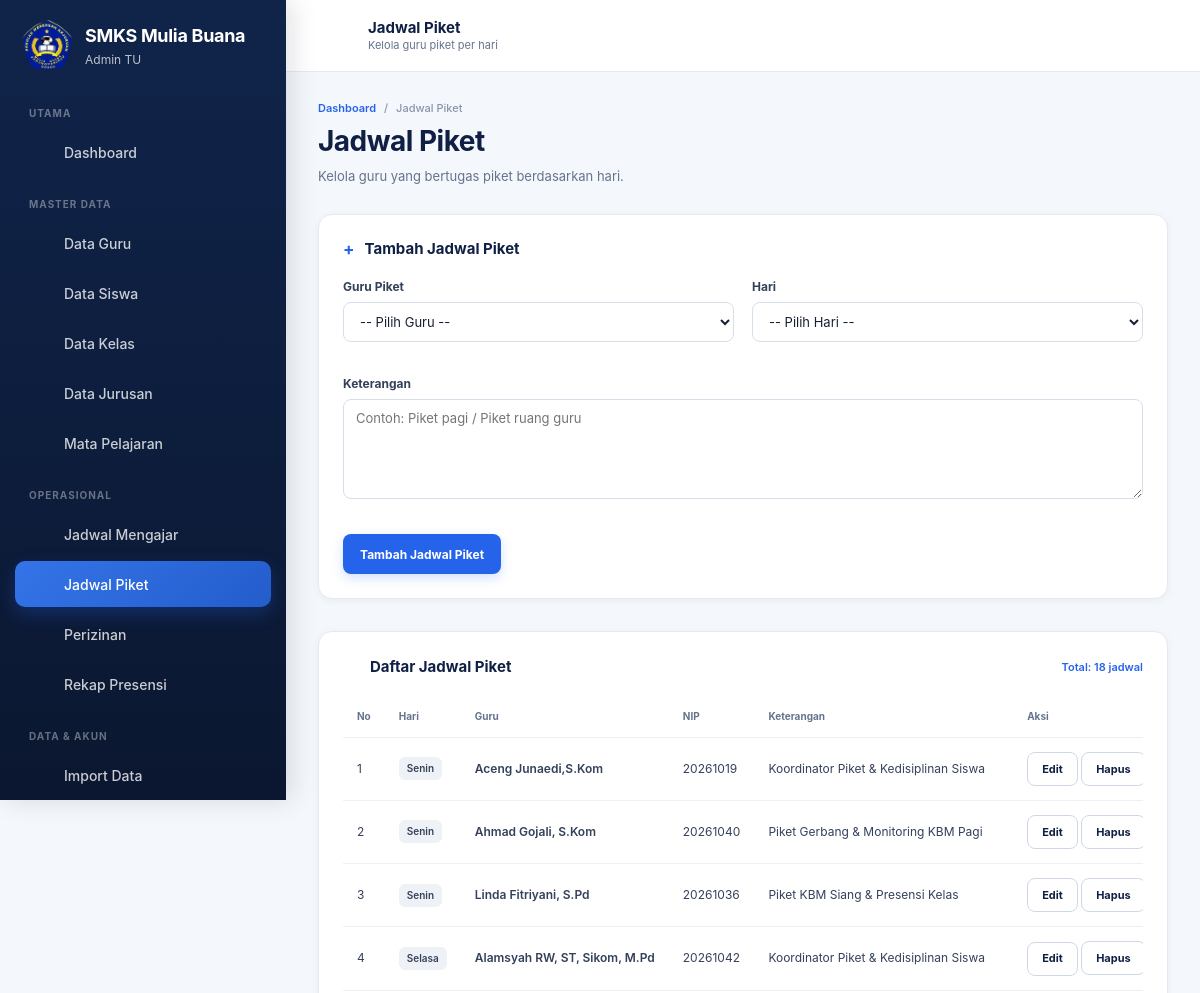
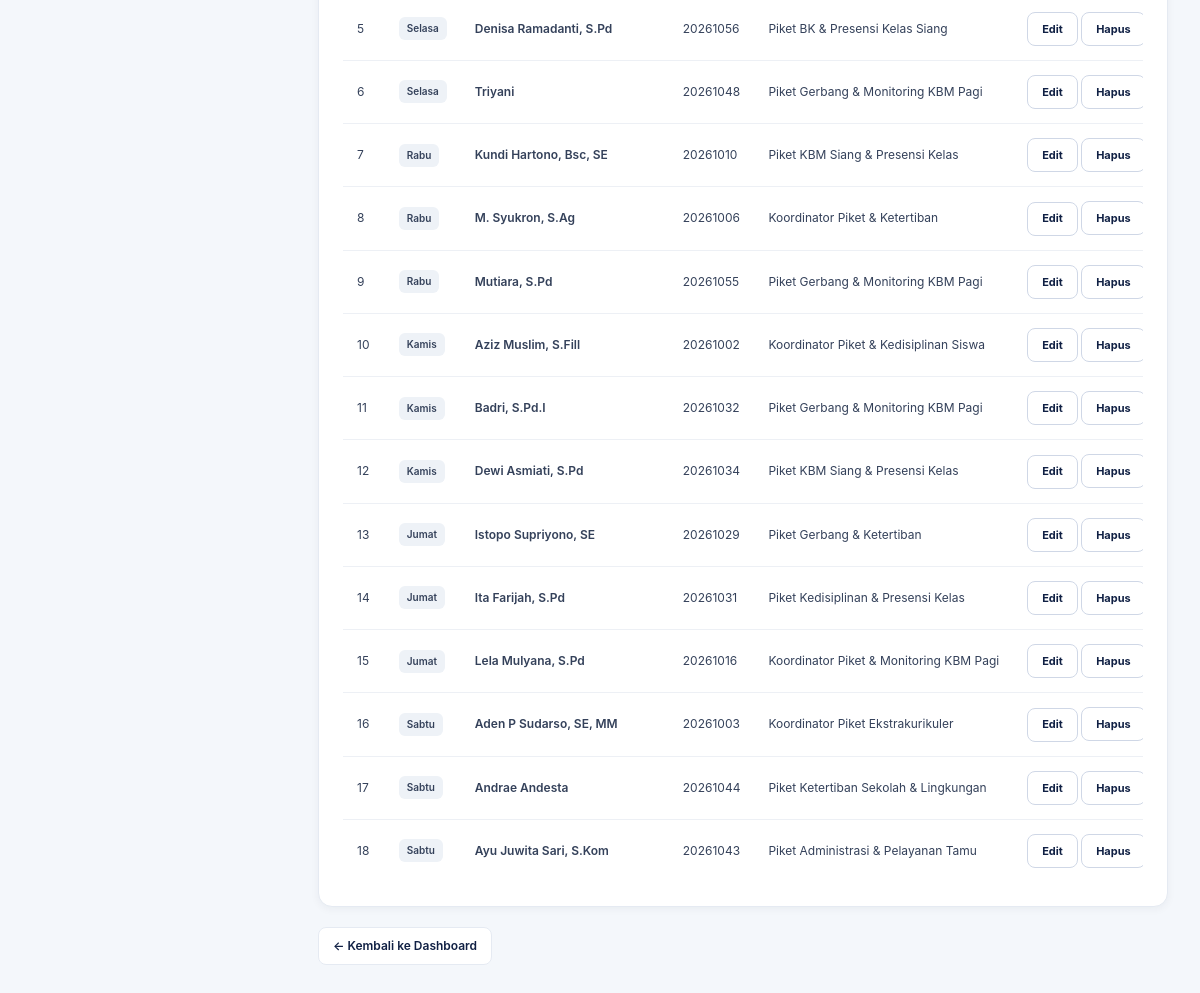
The page /admintu/jadwal-piket.php (signed in) on the database its author committed (2 pictures, top to bottom).
### tables this page shows
CREATE TABLE `jadwal_piket` (
  `id` int(10) unsigned NOT NULL AUTO_INCREMENT,
  `guru_id` int(10) unsigned NOT NULL,
  `hari` enum('Senin','Selasa','Rabu','Kamis','Jumat','Sabtu') NOT NULL,
  `keterangan` varchar(255) DEFAULT NULL,
  `created_at` timestamp NOT NULL DEFAULT current_timestamp(),
  PRIMARY KEY (`id`),
  KEY `fk_piket_guru` (`guru_id`),
  CONSTRAINT `fk_piket_guru` FOREIGN KEY (`guru_id`) REFERENCES `guru` (`id`) ON UPDATE CASCADE
);

CREATE TABLE `guru` (
  `id` int(10) unsigned NOT NULL AUTO_INCREMENT,
  `user_id` int(10) unsigned NOT NULL,
  `nip` varchar(30) NOT NULL,
  `nama_lengkap` varchar(100) NOT NULL,
  `mapel_utama_id` int(10) unsigned DEFAULT NULL,
  `status` enum('aktif','nonaktif') NOT NULL DEFAULT 'aktif',
  `created_at` timestamp NOT NULL DEFAULT current_timestamp(),
  `updated_at` timestamp NOT NULL DEFAULT current_timestamp() ON UPDATE current_timestamp(),
  PRIMARY KEY (`id`),
  UNIQUE KEY `user_id` (`user_id`),
  UNIQUE KEY `nip` (`nip`),
  KEY `fk_guru_mapel` (`mapel_utama_id`),
  CONSTRAINT `fk_guru_mapel` FOREIGN KEY (`mapel_utama_id`) REFERENCES `mapel` (`id`) ON DELETE SET NULL ON UPDATE CASCADE,
  CONSTRAINT `fk_guru_user` FOREIGN KEY (`user_id`) REFERENCES `users` (`id`) ON UPDATE CASCADE
);

### admintu/jadwal-piket.php (the view, shortened to what this page needs)
<?php
require_once '../config/database.php';
require_once '../config/helpers.php';
$stmt = $pdo->query("
    SELECT
        jp.id,
        jp.guru_id,
        jp.hari,
        jp.keterangan,
        g.nama_lengkap,
        g.nip
    FROM jadwal_piket jp
    INNER JOIN guru g
        ON g.id = jp.guru_id
    ORDER BY
        FIELD(
            jp.hari,
            'Senin',
            'Selasa',
            'Rabu',
            'Kamis',
            'Jumat',
            'Sabtu'
        ),
        g.nama_lengkap ASC
");
$piketList = $stmt->fetchAll();
$editData = null;
$activeMenu   = 'jadwal-piket';
$pageTitle    = 'Jadwal Piket';
$pageSubtitle = 'Kelola guru piket per hari';
?>
<!DOCTYPE html>
<html lang="id">
<head>
    <link
        rel="stylesheet"
        href="../assets/css/style.css"
    >
</head>
<body>
<div class="app-shell">
    <?php include __DIR__ . '/partials/sidebar.php'; ?>
    <div class="app-main">
        <?php include __DIR__ . '/partials/topbar.php'; ?>
        <main class="dashboard-content">
            <div class="dashboard-container">
                <div class="page-header">
                    <div class="breadcrumb">
                        <a href="dashboard.php">
                            Dashboard
                        </a>
                        <span>/</span>
                        <span>
                            Jadwal Piket
                        </span>
                    </div>
                    <h1 class="page-title">
                        Jadwal Piket
                    </h1>
                    <p class="page-description">
                        Kelola guru yang bertugas piket berdasarkan hari.
                    </p>
                </div>
                <div class="dashboard-card">
                    <div class="dashboard-card-header">
                        <h2 class="dashboard-card-title">
                            <span class="dashboard-card-title-icon">
                                <?= $editData ? appIcon('edit', '', 16) : '+' ?>
                            </span>
                            <?= $editData
                                ? 'Edit Jadwal Piket'
                                : 'Tambah Jadwal Piket'
                            ?>
                        </h2>
                    </div>
                    <div class="dashboard-card-body">
                        <form
                            method="POST"
                            action="../proses/jadwal-piket.php"
                        >
                            <div class="form-grid">
                                <div class="form-group">
                                    <label
                                        for="guru_id"
                                        class="form-label"
                                    >
                                        Guru Piket
                                    </label>
                                    <select
                                        name="guru_id"
                                        id="guru_id"
                                        required
                                    >
                                        <option value="">
                                            -- Pilih Guru --
                                        </option>
                                    </select>
                                </div>
                                <div class="form-group">
                                    <label
                                        for="hari"
                                        class="form-label"
                                    >
                                        Hari
                                    </label>
                                    <select
                                        name="hari"
                                        id="hari"
                                        required
                                    >
                                        <option value="">
                                            -- Pilih Hari --
                                        </option>
                                    </select>
                                </div>
                                <div class="form-group full">
                                    <label
                                        for="keterangan"
                                        class="form-label"
                                    >
                                        Keterangan
                                    </label>
                                    <textarea
                                        name="keterangan"
                                        id="keterangan"
                                        maxlength="255"
                                        placeholder="Contoh: Piket pagi / Piket ruang guru"
                                    ><?= $editData
                                    ?></textarea>
                                </div>
                            </div>
                            <div class="form-actions">
                                <button
                                    type="submit"
                                    class="btn btn-primary"
                                >
                                    <?= $editData
                                        ? 'Simpan Perubahan'
                                        : 'Tambah Jadwal Piket'
                                    ?>
                                </button>
                            </div>
                        </form>
                    </div>
                </div>
                <div class="dashboard-card">
                    <div class="dashboard-card-header">
                        <h2 class="dashboard-card-title">
                            <span class="dashboard-card-title-icon">
                                <?= appIcon("piket", "", 18) ?>
                            </span>
                            Daftar Jadwal Piket
                        </h2>
                        <div
                            class="dashboard-card-link"
                            style="cursor: default;"
                        >
                            Total: <?= count($piketList) ?> jadwal
                        </div>
                    </div>
                    <div class="dashboard-card-body">
                        <div class="schedule-table-wrap">
                            <table class="schedule-table">
                                <thead>
                                    <tr>
                                        <th>No</th>
                                        <th>Hari</th>
                                        <th>Guru</th>
                                        <th>NIP</th>
                                        <th>Keterangan</th>
                                        <th>Aksi</th>
                                    </tr>
                                </thead>
                                <tbody>
                                <?php if (!$piketList): ?>
                                    <tr>
                                        <td
                                            colspan="6"
                                            style="text-align:center; padding: 30px; color: var(--text-500);"
                                        >
                                            Belum ada jadwal piket.
                                        </td>
                                    </tr>
                                <?php else: ?>
                                    <?php foreach ($piketList as $index => $piket): ?>
                                        <tr>
                                            <td>
                                                <?= $index + 1 ?>
                                            </td>
                                            <td>
                                                <span class="day-badge">
                                                    <?= e($piket['hari']) ?>
                                                </span>
                                            </td>
                                            <td class="schedule-subject">
                                                <?= e($piket['nama_lengkap']) ?>
                                            </td>
                                            <td>
                                                <?= e($piket['nip'] ?: '-') ?>
                                            </td>
                                            <td>
                                                <?= e($piket['keterangan'] ?: '-') ?>
                                            </td>
                                            <td>
                                                <a
                                                    href="jadwal-piket.php?edit=<?= (int) $piket['id'] ?>"
                                                    class="btn btn-sm btn-outline"
                                                >
                                                    Edit
                                                </a>
                                                <form
                                                    method="POST"
                                                    action="../proses/jadwal-piket.php"
                                                    style="display:inline;"
                                                    onsubmit="return confirm('Yakin ingin menghapus jadwal piket ini?')"
                                                >
                                                    <button
                                                        type="submit"
                                                        class="btn btn-sm btn-outline"
                                                    >
                                                        Hapus
                                                    </button>
                                                </form>
                                            </td>
                                        </tr>
                                    <?php endforeach; ?>
                                <?php endif; ?>
                                </tbody>
                            </table>
                        </div>
                    </div>
                </div>
                <a
                    href="dashboard.php"
                    class="back-link"
                >
                    ← Kembali ke Dashboard
                </a>
            </div>
        </main>
    </div>
</div>
</body>
</html>

### admintu/partials/sidebar.php (shortened to what this page needs)
<?php
$activeMenu = $activeMenu ?? '';
$menuGrup = [
    'Utama' => [
        'dashboard' => ['label' => 'Dashboard', 'href' => 'dashboard.php', 'icon' => 'dashboard'],
    ],
    'Master Data' => [
        'guru'    => ['label' => 'Data Guru',    'href' => 'guru.php',    'icon' => 'guru'],
        'siswa'   => ['label' => 'Data Siswa',   'href' => 'siswa.php',   'icon' => 'siswa'],
        'kelas'   => ['label' => 'Data Kelas',   'href' => 'kelas.php',   'icon' => 'kelas'],
        'jurusan' => ['label' => 'Data Jurusan', 'href' => 'jurusan.php', 'icon' => 'jurusan'],
        'mapel'   => ['label' => 'Mata Pelajaran', 'href' => 'mapel.php', 'icon' => 'mapel'],
    ],
    'Operasional' => [
        'jadwal'       => ['label' => 'Jadwal Mengajar', 'href' => 'jadwal.php',       'icon' => 'jadwal'],
        'jadwal-piket' => ['label' => 'Jadwal Piket',    'href' => 'jadwal-piket.php', 'icon' => 'piket'],
        'perizinan'    => ['label' => 'Perizinan',       'href' => 'perizinan.php',    'icon' => 'perizinan'],
        'rekap'        => ['label' => 'Rekap Presensi',  'href' => 'rekap.php',        'icon' => 'rekap'],
    ],
    'Data & Akun' => [
        'import' => ['label' => 'Import Data',    'href' => 'import.php', 'icon' => 'import'],
        'export' => ['label' => 'Export Data',    'href' => 'export.php', 'icon' => 'export'],
        'users'  => ['label' => 'Manajemen Akun', 'href' => 'users.php',  'icon' => 'account'],
    ],
];
?>
<aside class="sidebar" id="sidebar">
    <div class="sidebar-brand">
        <img src="../assets/img/logosmks-removebg-preview-removebg-preview.png" alt="Logo SMKS Mulia Buana" class="sidebar-logo">
        <div class="sidebar-brand-text">
            <h1 class="sidebar-brand-title">SMKS Mulia Buana</h1>
            <div class="sidebar-brand-subtitle">Admin TU</div>
        </div>
    </div>
    <nav class="sidebar-nav">
        <?php foreach ($menuGrup as $grup => $menuList): ?>
            <div class="sidebar-group-title"><?= e($grup) ?></div>
            <?php foreach ($menuList as $key => $menu): ?>
                <a href="<?= e($menu['href']) ?>" class="sidebar-link <?= $activeMenu === $key ? 'active' : '' ?>">
                    <span class="sidebar-link-icon"><?= appIcon($menu['icon']) ?></span>
                    <span class="sidebar-link-text"><?= e($menu['label']) ?></span>
                </a>
            <?php endforeach; ?>
        <?php endforeach; ?>
    </nav>
</aside>

### config/helpers.php (shortened to what this page needs)
<?php
function e($value)
{
    return htmlspecialchars($value ?? '', ENT_QUOTES, 'UTF-8');
}
function appIcon($name, $class = '', $size = 20)
{
    $content = $icons[$name] ?? $icons['dashboard'];
    $classAttr = $class !== '' ? ' class="' . htmlspecialchars($class, ENT_QUOTES, 'UTF-8') . '"' : '';
    return '<svg xmlns="http://www.w3.org/2000/svg" width="' . (int)$size . '" height="' . (int)$size . '" viewBox="0 0 24 24" fill="none" stroke="currentColor" stroke-width="2" stroke-linecap="round" stroke-linejoin="round"' . $classAttr . '>' . $content . '</svg>';
}

### admintu/partials/topbar.php (shortened to what this page needs)
<?php
$pageTitle    = $pageTitle ?? '';
$pageSubtitle = $pageSubtitle ?? '';
?>
<header class="topbar">
    <div class="topbar-left">
        <button
            type="button"
            class="menu-toggle"
            id="menuToggle"
            aria-label="Buka menu"
        >
            <?= appIcon('menu', '', 20) ?>
        </button>
        <?php if ($pageTitle !== ''): ?>
            <div class="topbar-page">
                <div class="topbar-page-title">
                    <?= e($pageTitle) ?>
                </div>
                <?php if ($pageSubtitle !== ''): ?>
                    <div class="topbar-page-subtitle">
                        <?= e($pageSubtitle) ?>
                    </div>
                <?php endif; ?>
            </div>
        <?php endif; ?>
    </div>
    <div class="topbar-right">
        <a
            href="../proses/baca-notifikasi.php?all=1"
            class="topbar-notif"
            title="Notifikasi perizinan"
            aria-label="Notifikasi perizinan"
        >
            <?= appIcon('bell', '', 20) ?>
        </a>
    </div>
</header>

### rows shown on the page
jadwal_piket: hari "Senin", guru.nama_lengkap "Aceng Junaedi,S.Kom", guru.nip "20261019", keterangan "Koordinator Piket & Kedisiplinan Siswa"
jadwal_piket: hari "Senin", guru.nama_lengkap "Ahmad Gojali, S.Kom", guru.nip "20261040", keterangan "Piket Gerbang & Monitoring KBM Pagi"
jadwal_piket: hari "Senin", guru.nama_lengkap "Linda Fitriyani, S.Pd", guru.nip "20261036", keterangan "Piket KBM Siang & Presensi Kelas"
jadwal_piket: hari "Selasa", guru.nama_lengkap "Alamsyah RW, ST, Sikom, M.Pd", guru.nip "20261042", keterangan "Koordinator Piket & Kedisiplinan Siswa"
jadwal_piket: hari "Selasa", guru.nama_lengkap "Denisa Ramadanti, S.Pd", guru.nip "20261056", keterangan "Piket BK & Presensi Kelas Siang"
jadwal_piket: hari "Selasa", guru.nama_lengkap "Triyani", guru.nip "20261048", keterangan "Piket Gerbang & Monitoring KBM Pagi"
jadwal_piket: hari "Rabu", guru.nama_lengkap "Kundi Hartono, Bsc, SE", guru.nip "20261010", keterangan "Piket KBM Siang & Presensi Kelas"
jadwal_piket: hari "Rabu", guru.nama_lengkap "M. Syukron, S.Ag", guru.nip "20261006", keterangan "Koordinator Piket & Ketertiban"
jadwal_piket: hari "Rabu", guru.nama_lengkap "Mutiara, S.Pd", guru.nip "20261055", keterangan "Piket Gerbang & Monitoring KBM Pagi"
jadwal_piket: hari "Kamis", guru.nama_lengkap "Aziz Muslim, S.Fill", guru.nip "20261002", keterangan "Koordinator Piket & Kedisiplinan Siswa"
jadwal_piket: hari "Kamis", guru.nama_lengkap "Badri, S.Pd.I", guru.nip "20261032", keterangan "Piket Gerbang & Monitoring KBM Pagi"
jadwal_piket: hari "Kamis", guru.nama_lengkap "Dewi Asmiati, S.Pd", guru.nip "20261034", keterangan "Piket KBM Siang & Presensi Kelas"
jadwal_piket: hari "Jumat", guru.nama_lengkap "Istopo Supriyono, SE", guru.nip "20261029", keterangan "Piket Gerbang & Ketertiban"
jadwal_piket: hari "Jumat", guru.nama_lengkap "Ita Farijah, S.Pd", guru.nip "20261031", keterangan "Piket Kedisiplinan & Presensi Kelas"
jadwal_piket: hari "Jumat", guru.nama_lengkap "Lela Mulyana, S.Pd", guru.nip "20261016", keterangan "Koordinator Piket & Monitoring KBM Pagi"
jadwal_piket: hari "Sabtu", guru.nama_lengkap "Aden P Sudarso, SE, MM", guru.nip "20261003", keterangan "Koordinator Piket Ekstrakurikuler"
jadwal_piket: hari "Sabtu", guru.nama_lengkap "Andrae Andesta", guru.nip "20261044", keterangan "Piket Ketertiban Sekolah & Lingkungan"
jadwal_piket: hari "Sabtu", guru.nama_lengkap "Ayu Juwita Sari, S.Kom", guru.nip "20261043", keterangan "Piket Administrasi & Pelayanan Tamu"

### other values the page prints
$grup "UTAMA"
$menu['label'] "Dashboard"
$grup "MASTER DATA"
$menu['label'] "Data Guru"
$menu['label'] "Data Siswa"
$menu['label'] "Data Kelas"
$menu['label'] "Data Jurusan"
$menu['label'] "Mata Pelajaran"
$grup "OPERASIONAL"
$menu['label'] "Jadwal Mengajar"
$menu['label'] "Jadwal Piket"
$menu['label'] "Perizinan"
$menu['label'] "Rekap Presensi"
$grup "DATA & AKUN"
$menu['label'] "Import Data"
